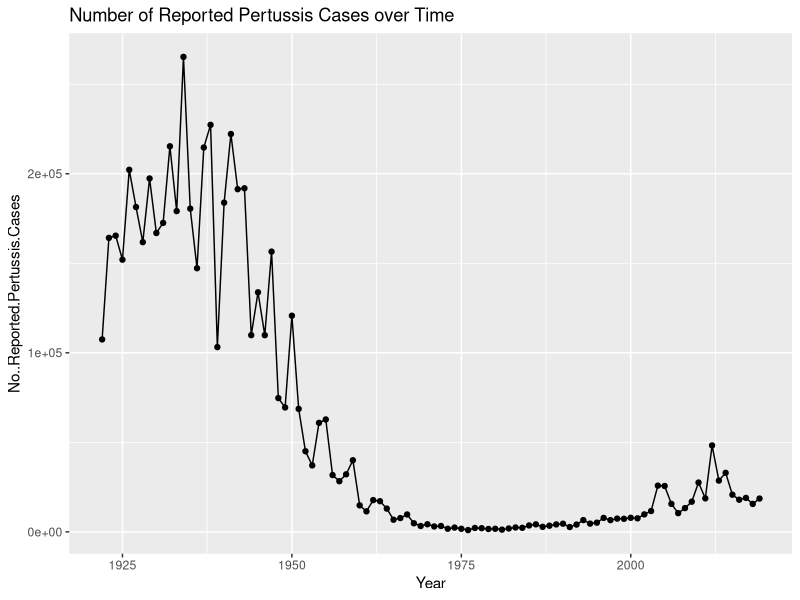
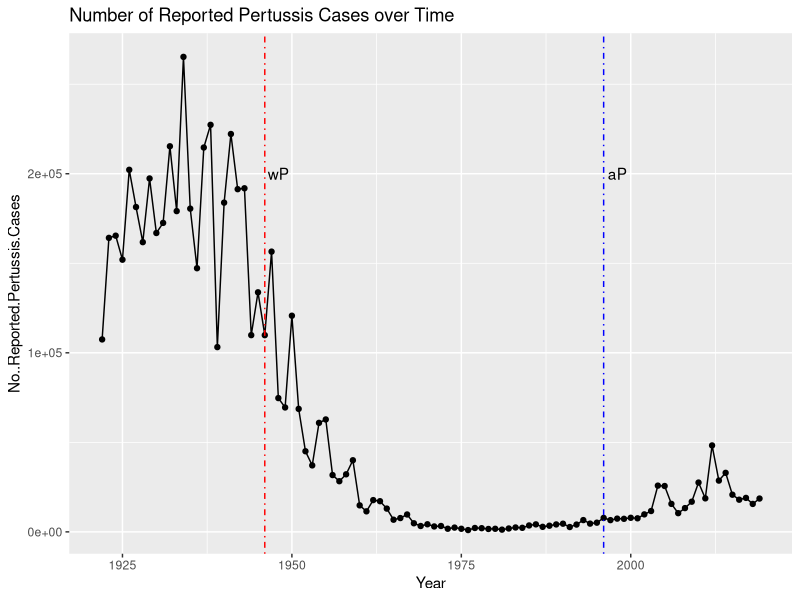

Write the R code that produced these figures, in order. (Note: this script raises an error after producing the figures.)
## ---- chunk 1

cdc<-data.frame(
                          Year = c(1922L,
                                   1923L,1924L,1925L,1926L,1927L,1928L,
                                   1929L,1930L,1931L,1932L,1933L,1934L,1935L,
                                   1936L,1937L,1938L,1939L,1940L,1941L,
                                   1942L,1943L,1944L,1945L,1946L,1947L,1948L,
                                   1949L,1950L,1951L,1952L,1953L,1954L,
                                   1955L,1956L,1957L,1958L,1959L,1960L,
                                   1961L,1962L,1963L,1964L,1965L,1966L,1967L,
                                   1968L,1969L,1970L,1971L,1972L,1973L,
                                   1974L,1975L,1976L,1977L,1978L,1979L,1980L,
                                   1981L,1982L,1983L,1984L,1985L,1986L,
                                   1987L,1988L,1989L,1990L,1991L,1992L,1993L,
                                   1994L,1995L,1996L,1997L,1998L,1999L,
                                   2000L,2001L,2002L,2003L,2004L,2005L,
                                   2006L,2007L,2008L,2009L,2010L,2011L,2012L,
                                   2013L,2014L,2015L,2016L,2017L,2018L,
                                   2019L),
  No..Reported.Pertussis.Cases = c(107473,
                                   164191,165418,152003,202210,181411,
                                   161799,197371,166914,172559,215343,179135,
                                   265269,180518,147237,214652,227319,103188,
                                   183866,222202,191383,191890,109873,
                                   133792,109860,156517,74715,69479,120718,
                                   68687,45030,37129,60886,62786,31732,28295,
                                   32148,40005,14809,11468,17749,17135,
                                   13005,6799,7717,9718,4810,3285,4249,
                                   3036,3287,1759,2402,1738,1010,2177,2063,
                                   1623,1730,1248,1895,2463,2276,3589,
                                   4195,2823,3450,4157,4570,2719,4083,6586,
                                   4617,5137,7796,6564,7405,7298,7867,
                                   7580,9771,11647,25827,25616,15632,10454,
                                   13278,16858,27550,18719,48277,28639,
                                   32971,20762,17972,18975,15609,18617)
)
## ---- chunk 2
library(ggplot2)
ggplot(cdc,aes(Year,No..Reported.Pertussis.Cases))+geom_point()+geom_line()+labs(title="Number of Reported Pertussis Cases over Time")
oplot<-ggplot(cdc,aes(Year,No..Reported.Pertussis.Cases))+geom_point()+geom_line()+labs(title="Number of Reported Pertussis Cases over Time")
## ---- chunk 3
oplot+geom_vline(xintercept=1946,color="red",linetype=4)+geom_vline(xintercept=1996,color="blue",linetype=4)+ annotate("text", x=1948, y=200000, label="wP")+ annotate("text", x=1998, y=200000, label="aP")
## ---- chunk 4
library(jsonlite)
subject <- read_json("https://www.cmi-pb.org/api/subject", simplifyVector = TRUE) 
## ---- chunk 5
head(subject, 3)
## ---- chunk 6
table(subject$biological_sex)
## ---- chunk 7
table(subject$biological_sex,subject$race)
## ---- chunk 8
library(lubridate)
## ---- chunk 9
subject$age <- today() - ymd(subject$year_of_birth)
library(dplyr)

ap <- subject %>% filter(infancy_vac == "aP")

round( summary( time_length( ap$age, "years" ) ) )
# wP
wp <- subject %>% filter(infancy_vac == "wP")
round( summary( time_length( wp$age, "years" ) ) )
## ---- chunk 10
int <- ymd(subject$date_of_boost) - ymd(subject$year_of_birth)
age_at_boost <- time_length(int, "year")
head(age_at_boost)
## ---- chunk 11
ggplot(subject) +
  aes(time_length(age, "year"),
      fill=as.factor(infancy_vac)) +
  geom_histogram(show.legend=FALSE) +
  facet_wrap(vars(infancy_vac), nrow=2) 
## ---- chunk 12

specimen <- read_json("https://www.cmi-pb.org/api/specimen", simplifyVector = TRUE) 
titer <- read_json("https://www.cmi-pb.org/api/ab_titer", simplifyVector = TRUE) 
## ---- chunk 13
meta <- inner_join(specimen, subject)
dim(meta)
head(meta)
## ---- chunk 14
abdata <- inner_join(titer, meta)
dim(abdata)
## ---- chunk 15
table(abdata$isotype)
## ---- chunk 16
table(abdata$visit)
## ---- chunk 17
ig1 <- abdata %>% filter(isotype == "IgG1", visit!=8)
head(ig1)
## ---- chunk 18
ggplot(ig1) +
  aes(MFI, antigen) +
  geom_boxplot() + 
  facet_wrap(vars(visit), nrow=2)
## ---- chunk 19
ggplot(ig1) +
  aes(MFI, antigen, col=infancy_vac ) +
  geom_boxplot(show.legend = FALSE) + 
  facet_wrap(vars(visit), nrow=2) +
  theme_bw()
## ---- chunk 20
filter(ig1, antigen=="Measles") %>%
  ggplot() +
  aes(MFI, col=infancy_vac) +
  geom_boxplot(show.legend = FALSE) +
  facet_wrap(vars(visit)) +
  theme_bw()
## ---- chunk 21
filter(ig1, antigen=="FIM2/3") %>%
  ggplot() +
  aes(MFI, col=infancy_vac) +
  geom_boxplot(show.legend = FALSE) +
  facet_wrap(vars(visit)) +
  theme_bw()
## ---- chunk 22
url <- "https://www.cmi-pb.org/api/v2/rnaseq?versioned_ensembl_gene_id=eq.ENSG00000211896.7"

rna <- read_json(url, simplifyVector = TRUE) 
ssrna <- inner_join(rna, meta)
## ---- chunk 23
ggplot(ssrna) +
  aes(visit, tpm, group=subject_id) +
  geom_point() +
  geom_line(alpha=0.2)
